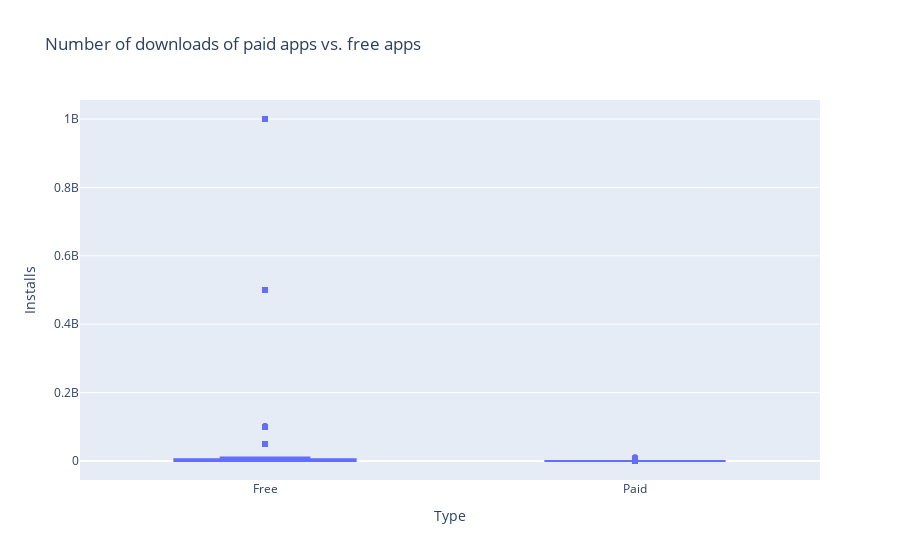

Notebook source saved alongside this figure:
### Code cell
import plotly
plotly.offline.init_notebook_mode(connected=True)
import plotly.graph_objs as go
import plotly.express as px
#df = px.data.tips()
fig = px.box(apps, x='Type', y='Installs', #color="smoker",
             notched=True, # used notched shape
             title="Number of downloads of paid apps vs. free apps",
             hover_data=["Type"] # add day column to hover data
            )
fig.show()

### Figure 1 — Plotly figure (JSON) as saved in the notebook; plotly's stock layout.template omitted (floating-point values rounded to 4 significant figures; data arrays with more than 128 entries replaced by an {"elided": "..."} marker saying what was removed)
{"data": [{"alignmentgroup": "True", "hovertemplate": "Type=%{x}<br>Installs=%{y}<extra></extra>", "legendgroup": "", "marker": {"color": "#636efa"}, "name": "", "notched": true, "offsetgroup": "", "orientation": "v", "showlegend": false, "type": "box", "x": {"elided": "10358 str values"}, "x0": " ", "xaxis": "x", "y": {"elided": "10358 mixed values"}, "y0": " ", "yaxis": "y"}], "layout": {"boxmode": "group", "legend": {"tracegroupgap": 0}, "title": {"text": "Number of downloads of paid apps vs. free apps"}, "xaxis": {"anchor": "y", "domain": [0, 1], "title": {"text": "Type"}}, "yaxis": {"anchor": "x", "domain": [0, 1], "title": {"text": "Installs"}}}}
